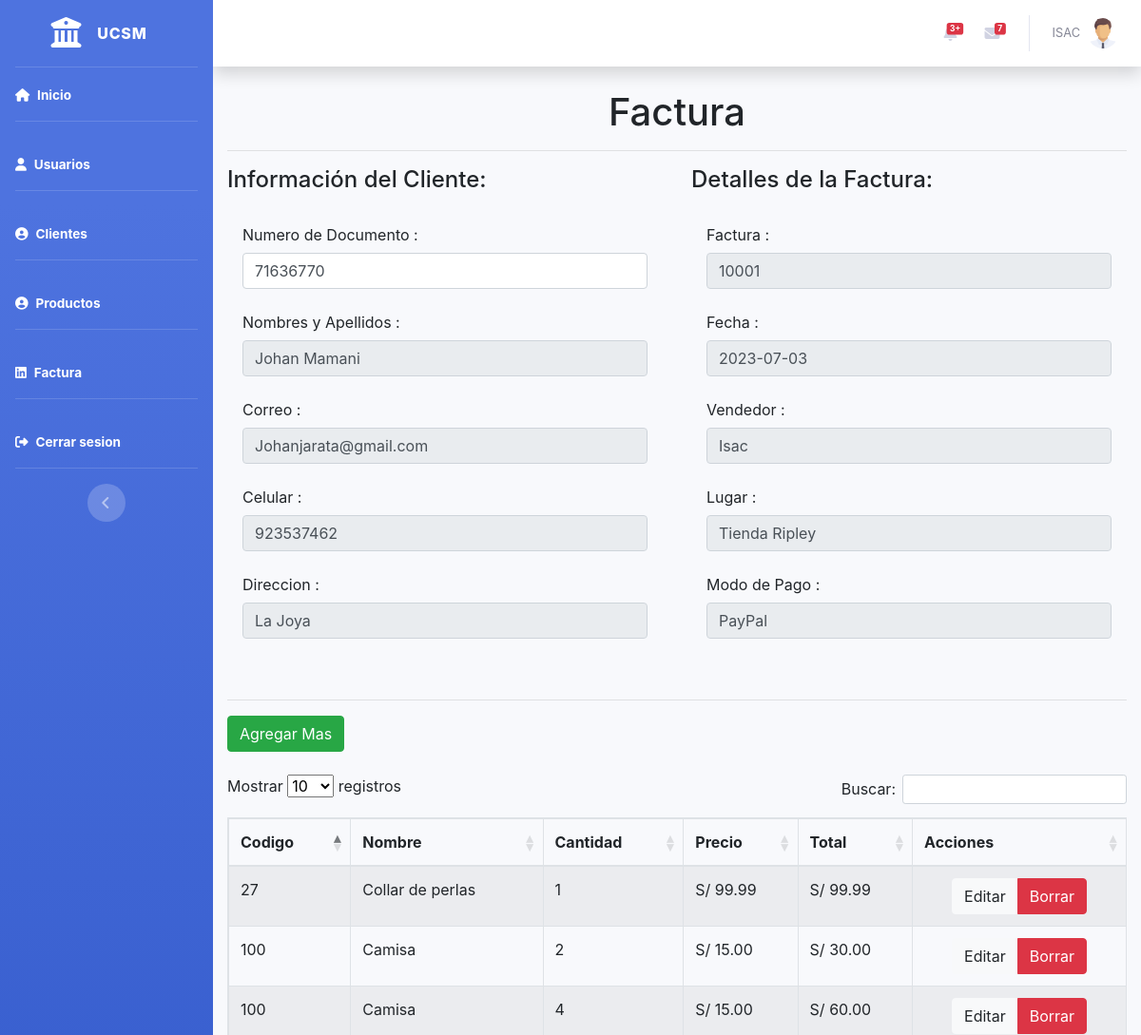
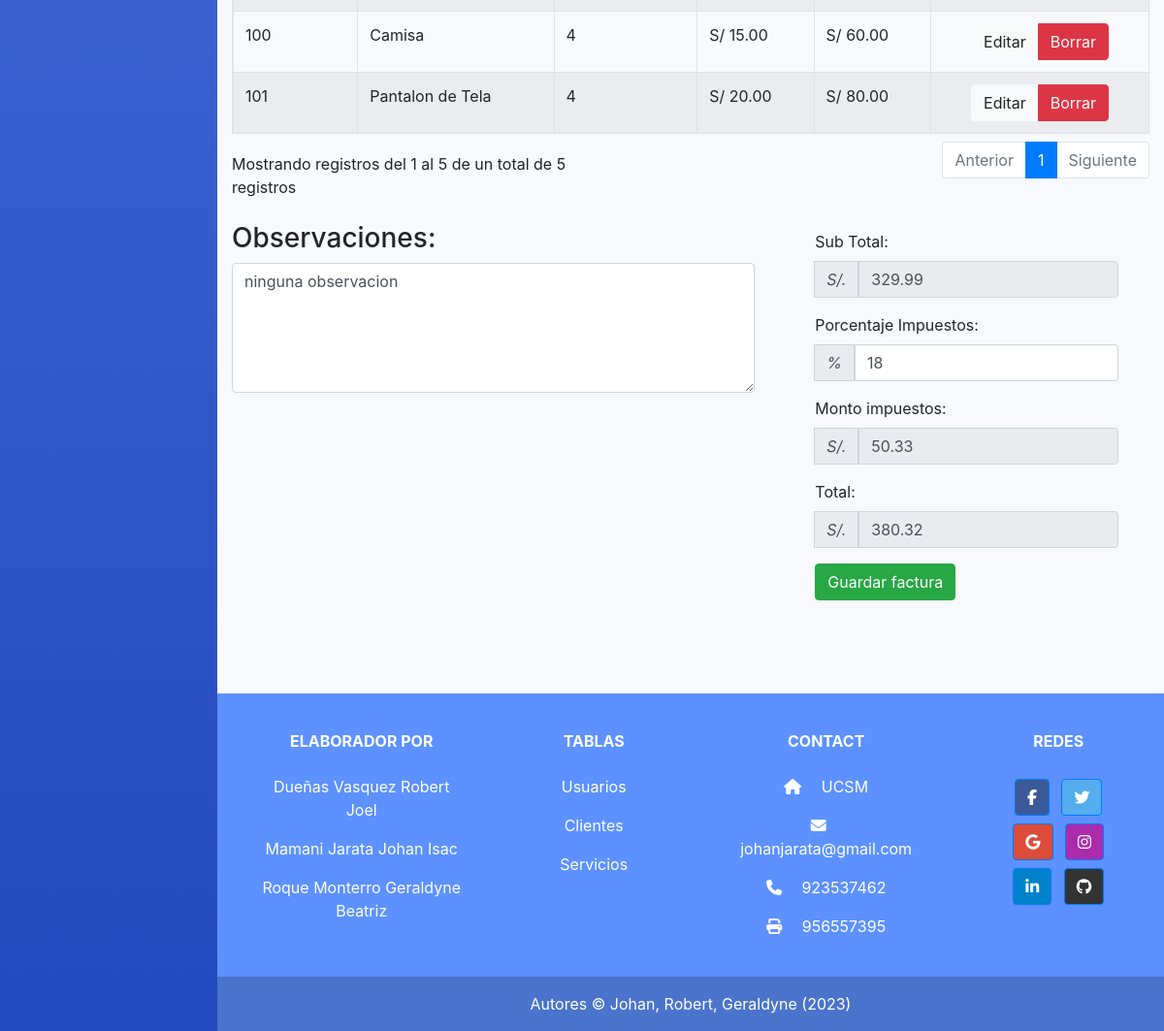
The app's page /Fronted/Detalles.php?id=10001 (signed in) with its own data (2 pictures, top to bottom).
### tables this page shows
CREATE TABLE `mae_cliente` (
  `T_Documento` varchar(100) DEFAULT NULL,
  `ID_Cliente` int(11) NOT NULL,
  `Nombres_Apellidos` varchar(200) DEFAULT NULL,
  `Email` varchar(100) DEFAULT NULL,
  `Mobile` int(9) DEFAULT NULL,
  `Direccion` varchar(200) DEFAULT NULL
);

CREATE TABLE `trs_factura` (
  `ID_Factura` int(11) NOT NULL,
  `ID_Cliente` int(11) DEFAULT NULL,
  `Fecha` date DEFAULT NULL,
  `ID_Vendedor` int(11) DEFAULT NULL,
  `ID_PuntoVenta` int(11) DEFAULT NULL,
  `ID_ModoPago` int(11) DEFAULT NULL,
  `Monto_ImporteTotal` decimal(10,2) DEFAULT NULL,
  `Impuesto` int(11) DEFAULT NULL,
  `Impuesto_Total` decimal(10,2) DEFAULT NULL,
  `Monto_Total` decimal(10,2) DEFAULT NULL,
  `Observaciones` varchar(200) DEFAULT NULL
);

CREATE TABLE `mae_vendedor` (
  `T_Documento` varchar(100) DEFAULT NULL,
  `ID_Vendedor` int(11) NOT NULL,
  `Nombres` varchar(100) DEFAULT NULL,
  `Apellidos` varchar(100) DEFAULT NULL,
  `Mobile` int(9) DEFAULT NULL,
  `Email` varchar(100) DEFAULT NULL,
  `Username` varchar(50) DEFAULT NULL,
  `Password` varchar(50) DEFAULT NULL
);

CREATE TABLE `mae_puntoventa` (
  `ID_PuntoVenta` int(11) NOT NULL,
  `Nombre` varchar(100) DEFAULT NULL,
  `Direccion` varchar(200) DEFAULT NULL,
  `Telefono` varchar(20) DEFAULT NULL,
  `Horario` varchar(100) DEFAULT NULL,
  `Tipo` varchar(50) DEFAULT NULL
);

CREATE TABLE `mae_modopago` (
  `ID_ModoPago` int(11) NOT NULL,
  `Nombre` varchar(100) DEFAULT NULL,
  `Descripcion` varchar(200) DEFAULT NULL,
  `Estado` varchar(20) DEFAULT NULL
);

CREATE TABLE `trs_ordenfactura` (
  `ID_OrdenFactura` int(11) NOT NULL,
  `ID_Factura` int(11) DEFAULT NULL,
  `ID_Articulo` int(11) DEFAULT NULL,
  `Cantidad` int(11) DEFAULT NULL,
  `Importe_Final` decimal(10,2) DEFAULT NULL
);

CREATE TABLE `mae_articulo` (
  `ID_Articulo` int(11) NOT NULL,
  `ID_Categoria` int(11) DEFAULT NULL,
  `Nombre` varchar(100) DEFAULT NULL,
  `Stock` int(11) DEFAULT NULL,
  `Precio` decimal(10,2) DEFAULT NULL
);

### Fronted/Detalles.php (the view, shortened to what this page needs)
<?php
require_once "vistas/parte_superior.php";
$id = $_GET['id'];
?>
<?php
$query = "SELECT * FROM trs_factura where ID_Factura = '$id'";
$result = filterRecord($query);
if ($result) {
    $facturarrow = mysqli_fetch_array($result);
    } else {
      echo "Error al ejecutar la consulta";
    }
function filterRecord($query)
{
    include("../BD/config.php");
    $filter_result = mysqli_query($mysqli, $query);
    return $filter_result;
}
?>
<div class="container">
    <div class="row">
        <div class="col-lg-12">
            <center>
                <h1>Factura</h1>
            </center>
            <hr>
            <div class="row">
                <div class="col-md-6">
                    <h4>Información del Cliente:</h4>
                    <table class="table table-striped">
                        <tbody>
                                <tr>
    <form action="../BD/Guardar_Factura.php" method="POST">
    <?php
    $vquery = "SELECT * FROM mae_cliente WHERE ID_Cliente ='" . $facturarrow['ID_Cliente'] . "'";
    $V_result = filterRecord($vquery);
    if ($V_result) {
      $rows = mysqli_fetch_array($V_result);
      } else {
        echo "Error al ejecutar la consulta";
      }
                        echo "   <div class='modal-body'>";
                        echo "   <div class='form-group' action='../BD/register.php' method='POST'>";
                        echo "       <label for='ID_Cliente' class='col-form-label'>Numero de Documento :</label>";
                        echo "       <input type='text' class='form-control' pplaceholder=''value='{$rows['ID_Cliente']}' name='ID_Cliente' id='ID_Cliente'>";
                        echo "   </div>";
                        echo "   <div class='form-group' action='../BD/register.php' method='POST'>";
                        echo "       <label for='Nombres_Apellidos' class='col-form-label'>Nombres y Apellidos :</label>";
                        echo "       <input type='text' class='form-control' pplaceholder=''value='{$rows['Nombres_Apellidos']}' id='Nombres_Apellidos' readonly>";
                        echo "   </div>";
                        echo "  <div class='form-group'>";
                        echo "     <label for='middlename' class='col-form-label'>Correo :</label>";
                        echo "     <input type='text' class='form-control' placeholder='' value='{$rows['Email']}' id='Email' readonly>";
                        echo " </div>";
                        echo " <div class='form-group'>";
                        echo "     <label for='Mobile' class='col-form-label'>Celular :</label>";
                        echo "     <input type='text' class='form-control' placeholder=''  value='{$rows['Mobile']}' id='Mobile' readonly>";
                        echo "  </div>";
                        echo "  <div class='form-group'>";
                        echo "      <label for='Direccion' class='col-form-label'>Direccion :</label>";
                        echo "     <input  type='text' class='form-control' placeholder='' value='{$rows['Direccion']}' id='Direccion' readonly>";
                        echo "  </div>";
                        echo " </div>";
                                        ?>
</div>
                </div>
                <div class="col-md-6">
                    <h4>Detalles de la Factura:</h4>
                    <table class="table table-striped">
                        <tbody>
                                <tr>
                                <?php
                        echo "   <div class='modal-body'>";
                        echo "   <div class='form-group' action='../BD/register.php' method='POST'>";
                        echo "       <label for='firstname' class='col-form-label'>Factura :</label>";
                        echo "       <input type='text' class='form-control' pplaceholder=''value='{$facturarrow['ID_Factura']}' name='Id_servicios' readonly>";
                        echo "   </div>";
                        echo "  <div class='form-group'>";
                        echo "     <label for='middlename' class='col-form-label'>Fecha :</label>";
                        echo "     <input type='text' class='form-control' placeholder='' value='{$facturarrow['Fecha']}' name='Nombre_servicio' readonly>";
                        echo " </div>";
                        echo " <div class='form-group'>";
                        $vquery = "SELECT * FROM mae_Vendedor WHERE ID_Vendedor ='" . $facturarrow['ID_Vendedor'] . "'";
                        $V_result = filterRecord($vquery);
                        if ($V_result) {
                          $rows = mysqli_fetch_array($V_result);
                          } else {
                            echo "Error al ejecutar la consulta";
                          }
                        echo "     <label for='lastname' class='col-form-label'>Vendedor :</label>";
                        echo "     <input type='text' class='form-control' placeholder=''  value='{$rows['Nombres']}' name='Costo_servicio' readonly>";
                        echo "  </div>";
                        echo "  <div class='form-group'>";
                        $vquery = "SELECT * FROM mae_puntoventa WHERE ID_PuntoVenta ='" . $facturarrow['ID_PuntoVenta'] . "'";
                        $V_result = filterRecord($vquery);
                        if ($V_result) {
                          $rows = mysqli_fetch_array($V_result);
                          } else {
                            echo "Error al ejecutar la consulta";
                          }
                        echo "      <label for='birthdate' class='col-form-label'>Lugar :</label>";
                        echo "     <input  type='text' class='form-control' placeholder='' value='{$rows['Nombre']}' name='Observaciones' readonly>";
                        echo "  </div>";
                        $vquery = "SELECT * FROM mae_modopago WHERE ID_ModoPago ='" . $facturarrow['ID_ModoPago'] . "'";
                        $V_result = filterRecord($vquery);
                        if ($V_result) {
                          $rows = mysqli_fetch_array($V_result);
                          } else {
                            echo "Error al ejecutar la consulta";
                          }
                        echo "      <label for='birthdate' class='col-form-label'>Modo de Pago :</label>";
                        echo "     <input  type='text' class='form-control' placeholder='' value='{$rows['Nombre']}' name='Observaciones' readonly>";
                        echo "  </div>";
                        echo " </div>";
                                        ?>
                </div>
            </div>
            <hr>
            <div class="row">
                <div class="col-lg-12">
            <div class="row">
            <div class="container">
        <div class="row">
            <div class="col-lg-12">
            <?php
            echo "<a  type='button' class='btn btn-success' href='Registration_Detalle.php?id=" . $id . "'>Agregar Mas</a>";
?>
                <br>
                <br>
            </div>
        </div>
    </div>
    <br>
    <div class="container">
        <div class="row">
            <div class="col-lg-12">
                <div class="table-responsive">
                    <?php
                    echo "<table id='example' class='table table-striped table-bordered table-condensed' style='width:100%'>
<thead class='text-center'>
<tr>
<th >Codigo</th>
<th >Nombre</th>
<th >Cantidad</th>
<th >Precio</th>
<th >Total</th>
<th>Acciones</th>
</tr>
</thead>";
$subto=0;
$querydetalle = "SELECT * FROM trs_ordenfactura where ID_Factura = '$id' " ;
$resultdetalle = filterRecord($querydetalle);
                    while ($row = mysqli_fetch_array($resultdetalle)) {
                        echo "<tr>";
                        $Producto_query = "SELECT * FROM mae_articulo WHERE ID_Articulo = " . $row['ID_Articulo'];
                        $Producto_result = filterRecord($Producto_query);
                        if ($Producto_result) {
                            $Producto_row = mysqli_fetch_array($Producto_result);
                        }
                        $importeFinal = ($Producto_row['Precio'] * $row['Cantidad']);
                        echo "<td>" . $row['ID_Articulo'] . "</td>";
                        echo "<td>" . $Producto_row['Nombre'] . "</td>";
                        echo "<td>" . $row['Cantidad'] . "</td>";
                        echo "<td> S/ " . $Producto_row['Precio'] . "</td>";
                        echo "<td> S/ " . number_format((float)$importeFinal, 2, '.', ''). "</td>";
                        $subto = $subto +$importeFinal;
                        echo "<td >";
                        echo "<div class='text-center'>";
                        echo "<div class='btn-group'>";
                        echo "<a  type='button' id='btn-editar-popup-user'class='btn btn-light'  href='Edit_Detalle.php?id=" . $row['ID_OrdenFactura'] . "'>Editar</a>";
                        echo "<a  type='button' class='btn btn-danger btnBorrar' href='../BD/Delete_Detalle.php?id=" . $row['ID_OrdenFactura'] . "'>Borrar</a>";
                        echo "</div></div></td>";
                        echo "</tr>";
                    }
                    echo "</table>";
                    $querdetalle = "SELECT * FROM trs_factura where ID_Factura = '$id' " ;
                    $resuldetallef = filterRecord($querdetalle);
                    if ($resuldetallef) {
                        $P_rowdf = mysqli_fetch_array($resuldetallef);
                        }
                    ?>
                </div>
            </div>
        </div>
    </div>
			</div>
            <div class="row">
				<div class="col-xs-12 col-sm-8 col-md-8 col-lg-7">
                    <br>
					<h3>Observaciones: </h3>
					<div class="form-group">
                    <textarea class="form-control txt" rows="5" name="Observaciones"><?php echo $P_rowdf['Observaciones']; ?></textarea>
					</div>
					<br>
                    </div>
				<div class="col-xs-1 col-sm-4 col-md-4 col-lg-5">
                <div class="modal-body">
                    <div class="modal-body">
                    <div class="form-group">
                    <label>Sub Total: &nbsp;</label>
<div class="input-group">
<div class="input-group-append">
    <span class="input-group-text">
      <i class=""> S/.</i>
    </span>
  </div>
  <input value="<?php echo $subto; ?>" type="number" class="form-control" name="Monto_ImporteTotal" id="Monto_ImporteTotal" placeholder="Monto_ImporteTotal" readonly>
</div>
<div class="form-group">
    <label>Porcentaje Impuestos: &nbsp;</label>
    <div class="input-group">
    <div class="input-group-append">
    <span class="input-group-text">
      <i class=""> %</i>
    </span>
  </div>
        <input value="<?php echo "18"; ?>" type="number" class="form-control" name="Impuesto" id="Impuesto" placeholder="Porcentaje Impuestos" oninput="calculateValues()">
    </div>
</div>
<div class="form-group">
    <label>Monto impuestos: &nbsp;</label>
    <div class="input-group">
    <div class="input-group-append">
    <span class="input-group-text">
      <i class=""> S/.</i>
    </span>
  </div>
  <?php
  $resultadototal = bcdiv(bcmul($subto, '18'), '118', 2);
?>
        <input value="<?php echo bcdiv(bcmul($subto, '18'), '118', 2); ?>" type="number" class="form-control" name="Impuesto_Total" id="Impuesto_Total" placeholder="Monto impuestos" readonly>
    </div>
</div>
<div class="form-group">
    <label>Total: &nbsp;</label>
    <div class="input-group">
    <div class="input-group-append">
    <span class="input-group-text">
      <i class=""> S/.</i>
    </span>
  </div>
        <input value="<?php echo $subto + $resultadototal; ?>" type="number" class="form-control" name="Monto_Total" id="Monto_Total" placeholder="Total" readonly>
    </div>
</div>
				</div>
                <div class="form-group">
						<input data-loading-text="Guardando factura..." type="submit" name="invoice_btn" value="Guardar factura" class="btn btn-success submit_btn invoice-save-btm">
					</div>
                </div>
                </div>
			</div>
                </div>
            </div>
        </div>
    </div>
</div>
<?php require_once "vistas/parte_inferior.php" ?>

### records on screen
mae_cliente: Email "Johanjarata@gmail.com", Mobile "923537462", Direccion "La Joya"
trs_factura: Nombre_servicio "2023-07-03", Observaciones "ninguna observacion"
mae_vendedor: Costo_servicio "Isac"
mae_puntoventa: Observaciones "Tienda Ripley"
mae_modopago: Observaciones "PayPal"
trs_ordenfactura: ID_Articulo "100", ID_Articulo.Nombre "Camisa", Cantidad "2", ID_Articulo.Precio "15.00", importeFinal "30.00"
trs_ordenfactura: ID_Articulo "100", ID_Articulo.Nombre "Camisa", Cantidad "4", ID_Articulo.Precio "15.00", importeFinal "60.00"
trs_ordenfactura: ID_Articulo "101", ID_Articulo.Nombre "Pantalon de Tela", Cantidad "4", ID_Articulo.Precio "20.00", importeFinal "80.00"
trs_ordenfactura: ID_Articulo "100", ID_Articulo.Nombre "Camisa", Cantidad "4", ID_Articulo.Precio "15.00", importeFinal "60.00"
trs_ordenfactura: ID_Articulo "27", ID_Articulo.Nombre "Collar de perlas", Cantidad "1", ID_Articulo.Precio "99.99"

### other values on screen
$_SESSION['user'] "ISAC"
